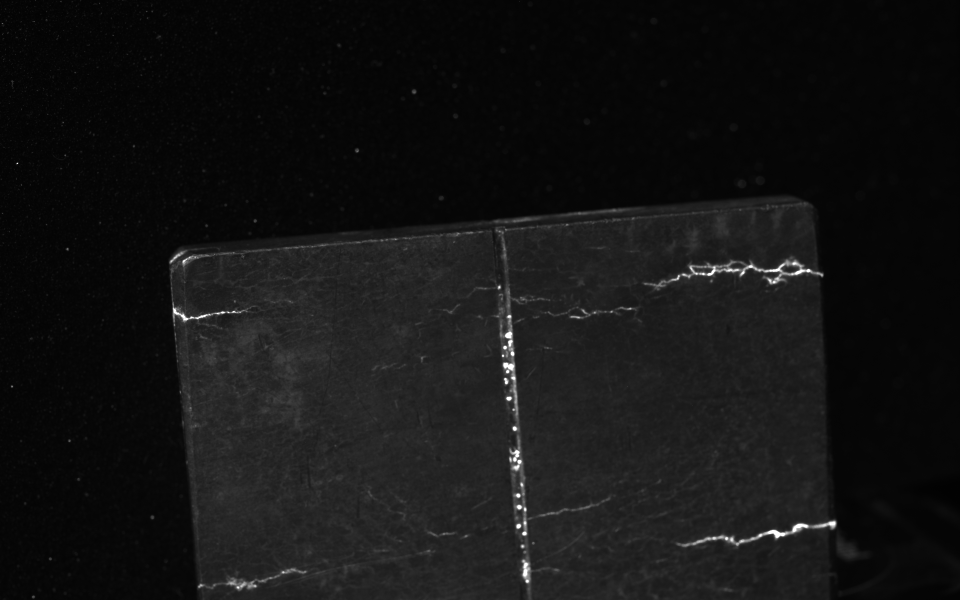
#> input picture Research Computer Vision/Active contours/test_image1.bmp, 1920 x 1200 px (shown at 1/2 size)
$ jupyter execute 'Active Contour Model.ipynb'
#> lines starting #> are read from the running program, lines starting #| are printed output that depends on the picture
[cell 1]
import cv2
from matplotlib import pyplot as plt
img = cv2.imread(r'test_image1.bmp')
#> img is the input picture: shape (1200, 1920, 3); min 2, max 255, mean 19.7

[cell 2]
import numpy as np
import matplotlib.pyplot as plt
from skimage.color import rgb2gray
#from skimage import data
from skimage.filters import gaussian
from skimage.segmentation import active_contour


#img = data.astronaut()
img = rgb2gray(img)
#> img: shape (1200, 1920) float64

s = np.linspace(0, 2*np.pi, 400)
r = 100 + 100*np.sin(s)
c = 220 + 100*np.cos(s)
init = np.array([r, c]).T

snake = active_contour(gaussian(img, 3, preserve_range=False),
                       init, alpha=0.015, beta=10, gamma=0.001)
#> snake = 400 pairs, first value 66.58 to 126.1, second value 181 to 252.8

fig, ax = plt.subplots(figsize=(7, 7))
ax.imshow(img, cmap=plt.cm.gray)
ax.plot(init[:, 1], init[:, 0], '--r', lw=3)
ax.plot(snake[:, 1], snake[:, 0], '-b', lw=3)
ax.set_xticks([]), ax.set_yticks([])
ax.axis([0, img.shape[1], img.shape[0], 0])

plt.show()
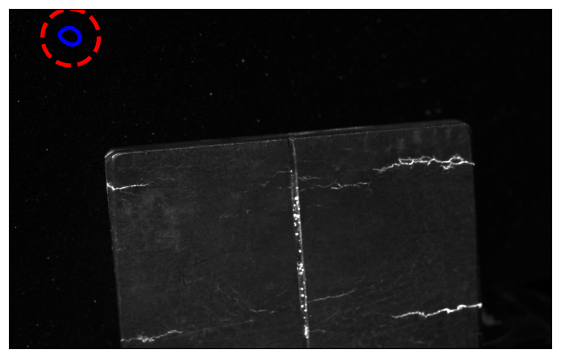
#> figure drawn by matplotlib, 1 panel

[cell 3]
#img = data.text()

r = np.linspace(136, 50, 100)
c = np.linspace(5, 424, 100)
init = np.array([r, c]).T

snake = active_contour(gaussian(img, 1, preserve_range=False),
                       init, boundary_condition='fixed',
                       alpha=0.1, beta=1.0, w_line=-5, w_edge=0, gamma=0.1)
#> snake = 100 pairs, first value 50 to 136, second value 5 to 424

fig, ax = plt.subplots(figsize=(9, 5))
ax.imshow(img, cmap=plt.cm.gray)
ax.plot(init[:, 1], init[:, 0], '--r', lw=3)
ax.plot(snake[:, 1], snake[:, 0], '-b', lw=3)
ax.set_xticks([]), ax.set_yticks([])
ax.axis([0, img.shape[1], img.shape[0], 0])

plt.show()
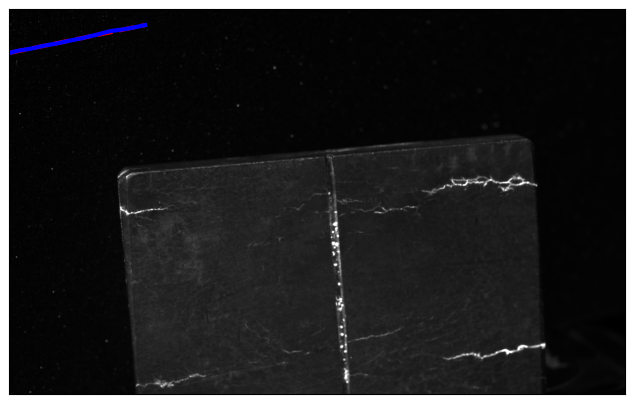
#> figure drawn by matplotlib, 1 panel
